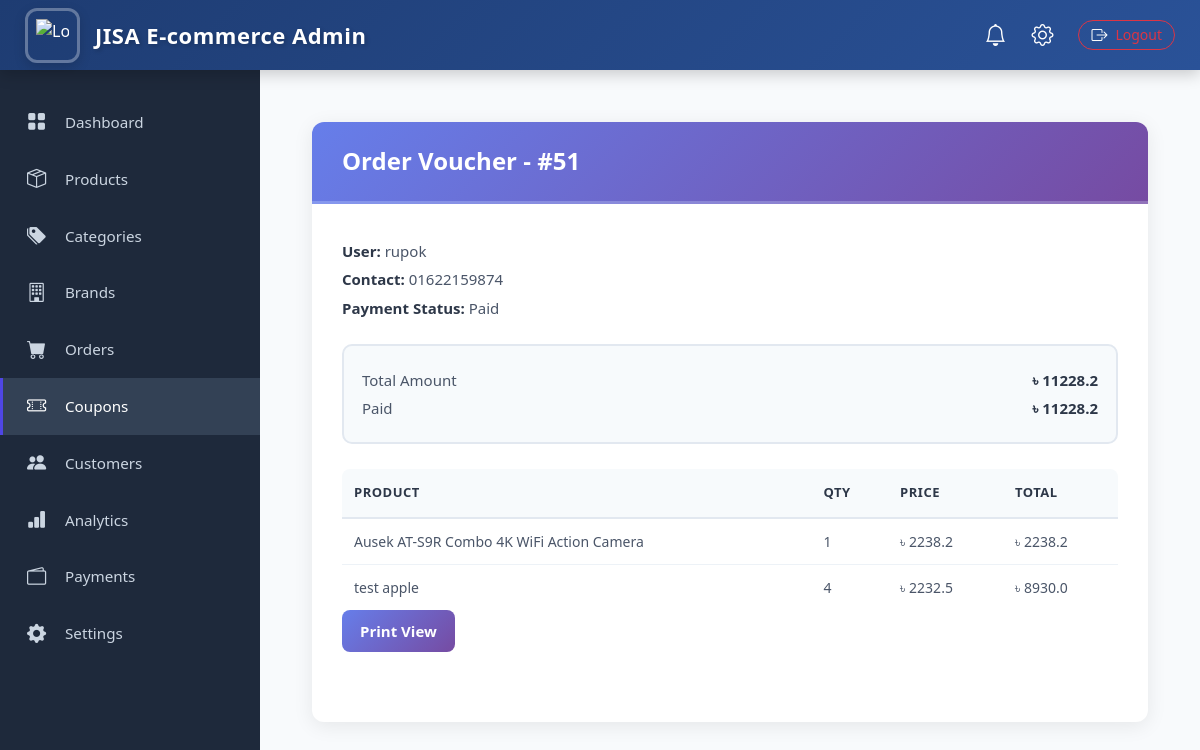
/adminpanel/orders/51/ (signed in), run on the app's committed database.
### core/models.py (models this page shows, shortened)
class Order(models.Model):
    user = models.ForeignKey(settings.AUTH_USER_MODEL,on_delete=models.SET_NULL,null=True, blank=True )
    first_name = models.CharField(max_length=100)
    last_name = models.CharField(max_length=100)
    address = models.TextField()
    mobile = models.CharField(max_length=20)
    email = models.EmailField()
    upazila = models.CharField(max_length=100)
    district = models.CharField(max_length=100)
    comment = models.TextField(blank=True, null=True)
    delivery_method = models.CharField(max_length=50)
    delivery_charge = models.FloatField(default=0)
    payment_method = models.CharField(max_length=50)
    payment_status = models.CharField(
        max_length=20,
        choices=(
            ("pending", "Pending"),
            ("paid", "Paid"),
            ("failed", "Failed"),
            ("partial paid", "partial Paid"),
        ),
        default="pending"
    )
    order_status = models.CharField(
        max_length=30,
        choices=(
        ("order_placed", "Order Placed"),               # Customer placed order
        ("confirmed", "Order Confirmed"),              # Admin/staff confirmed
        ("preparing", "Preparing"),                    # Restaurant / warehouse preparing
        ("processing", "Processing"),                  # Payment / packaging processing
        ("packed", "Packed"),                          # Packed & ready to ship
        ("shipped", "Shipped"),                        # Out for delivery
        ("out_for_delivery", "Out for Delivery"),     # Courier / delivery on the way
        ("delivered", "Delivered"),                    # Customer received
        ("completed", "Order Completed"),              # All done, finalized
        ("refunded", "Refunded"),                      # Payment refunded
        ("cancelled", "Cancelled"),                    # Order cancelled
        ("failed", "Payment Failed"),                  # Payment failed
        ("on_hold", "On Hold"),
        ),
        default="order_placed"
    )
    payment_transaction_id = models.CharField(unique=True, max_length=100, blank=True, null=True)
    amount_paid = models.FloatField(default=0)
    payment_note = models.TextField(blank=True, null=True)
    is_stock_reduced = models.BooleanField(default=False)
    subtotal = models.FloatField()
    discount = models.FloatField(default=0)
    total = models.FloatField()
    created_at = models.DateTimeField(auto_now_add=True)

class OrderItem(models.Model):
    order = models.ForeignKey(Order, on_delete=models.CASCADE, related_name="items")
    product = models.ForeignKey(Product, on_delete=models.PROTECT, null=True, blank=True)
    product_name = models.CharField(max_length=255)
    price = models.FloatField()
    qty = models.IntegerField()
    def total(self):
        return self.price * self.qty

### accounts/models.py (models this page shows, shortened)
class User(AbstractUser):
    ROLE_CHOICES = (
        ("admin", "Admin"),
        ("customer", "Customer"),
    )
    role = models.CharField(max_length=10, choices=ROLE_CHOICES, default="customer")
    phone = models.CharField(max_length=30, unique=True, blank=True, null=True)
    avatar = models.ImageField(upload_to="avatars/", blank=True, null=True)
    objects = UserManager()  # <- important

### admin_panel/views.py (the view)
# urls.py: path("orders/<int:pk>/", views.admin_order_detail, name="admin_order_detail"),
@superuser_required
def admin_order_detail(request, pk):
    order = get_object_or_404(Order, pk=pk)
    items = order.items.all()
    return render(request, "order/admin_order_detail.html", {"order": order, "items": items})

### admin_panel/views.py (called while the page is built)
def superuser_required(view_func):
    return user_passes_test(lambda u: u.is_superuser)(view_func)

### core/context_processors.py (called while the page is built)
def categories_menu(request):
    categories = Category.objects.filter(parent__isnull=True).prefetch_related('children')
    return {'menu_categories': categories}

### admin_panel/templates/order/admin_order_detail.html (shortened to what this page needs)
{% extends "admin-base.html" %}
{% block content %}
<div class="voucher-container">
    <div class="voucher-card">
        <div class="voucher-header">
            <h2>Order Voucher - #{{ order.id }}</h2>
        </div>
        <div class="voucher-body">
            <div class="voucher-info">
                <p><span>User:</span> {{ order.user }}</p>
                <p><span>Contact:</span> {{ order.mobile }}</p>
                <p><span>Payment Status:</span> {{ order.payment_status|title }}</p>
            </div>
            <div class="amount-box">
                <p><span>Total Amount</span> ৳ {{ order.total }}</p>
                <p><span>Paid</span> ৳ {{ order.amount_paid }}</p>
            </div>
            <div class="table-wrapper">
                <table>
                    <thead>
                        <tr>
                            <th>Product</th>
                            <th>Qty</th>
                            <th>Price</th>
                            <th>Total</th>
                        </tr>
                    </thead>
                    <tbody>
                        {% for item in items %}
                        <tr>
                            <td>{{ item.product_name }}</td>
                            <td>{{ item.qty }}</td>
                            <td>৳ {{ item.price }}</td>
                            <td>৳ {{ item.total }}</td>
                        </tr>
                        {% endfor %}
                    </tbody>
                </table>
            </div>
            <a href="{% url 'order_invoice' order.id %}" target="_blank"
              style="
                    display:inline-block;
                    background:linear-gradient(135deg,#667eea 0%,#764ba2 100%);
                    color:white;
                    padding:10px 18px;
                    border-radius:8px;
                    font-weight:600;
                    margin-bottom:20px;
                    text-decoration:none;
              ">
                Print View
            </a>
        </div>
    </div>
</div>
{% endblock %}

### admin_panel/templates/order/admin_order_detail.html (style rules this page uses)
.voucher-container { max-width: 900px; margin: 0 auto; padding: 20px; }
.voucher-card { background: #ffffff; border-radius: 12px; box-shadow: 0 4px 20px rgba(0,0,0,0.08); overflow: hidden; padding-bottom: 20px; }
.voucher-header { background: linear-gradient(135deg, #667eea 0%, #764ba2 100%); color: white; padding: 25px 30px; border-bottom: 3px solid rgba(255,255,255,0.2); }
.voucher-header h2 { margin: 0; font-size: 24px; font-weight: 600; }
.voucher-body { padding: 30px; font-size: 15px; color: #2d3748; }
.voucher-info p { margin: 6px 0; font-size: 15px; color: #4a5568; }
.voucher-info span { font-weight: 600; color: #2d3748; }
.table-wrapper { margin-top: 25px; overflow-x: auto; }
table { width: 100%; border-collapse: collapse; border-radius: 8px; overflow: hidden; font-size: 14px; }
table thead { background: #f7fafc; border-bottom: 2px solid #e2e8f0; }
table th { padding: 14px 12px; text-align: left; font-weight: 600; color: #2d3748; text-transform: uppercase; font-size: 13px; letter-spacing: .5px; }
table td { padding: 12px 12px; border-bottom: 1px solid #edf2f7; color: #4a5568; }
table tr:last-child td { border-bottom: none; }
.amount-box { margin-top: 25px; padding: 18px; background: #f7fafc; border: 2px solid #e2e8f0; border-radius: 10px; }
.amount-box p { margin: 5px 0; font-size: 15px; display: flex; justify-content: space-between; font-weight: 600; color: #2d3748; }
.amount-box p span { color: #4a5568; font-weight: normal; }

### data on the page
Order: id "51", user "rupok", mobile "01622159874", payment_status "Paid", total "11228.2", amount_paid "11228.2"
OrderItem: product_name "Ausek AT-S9R Combo 4K WiFi Action Camera", qty "1", price "2238.2", total "2238.2"
OrderItem: product_name "test apple", qty "4", price "2232.5", total "8930.0"
